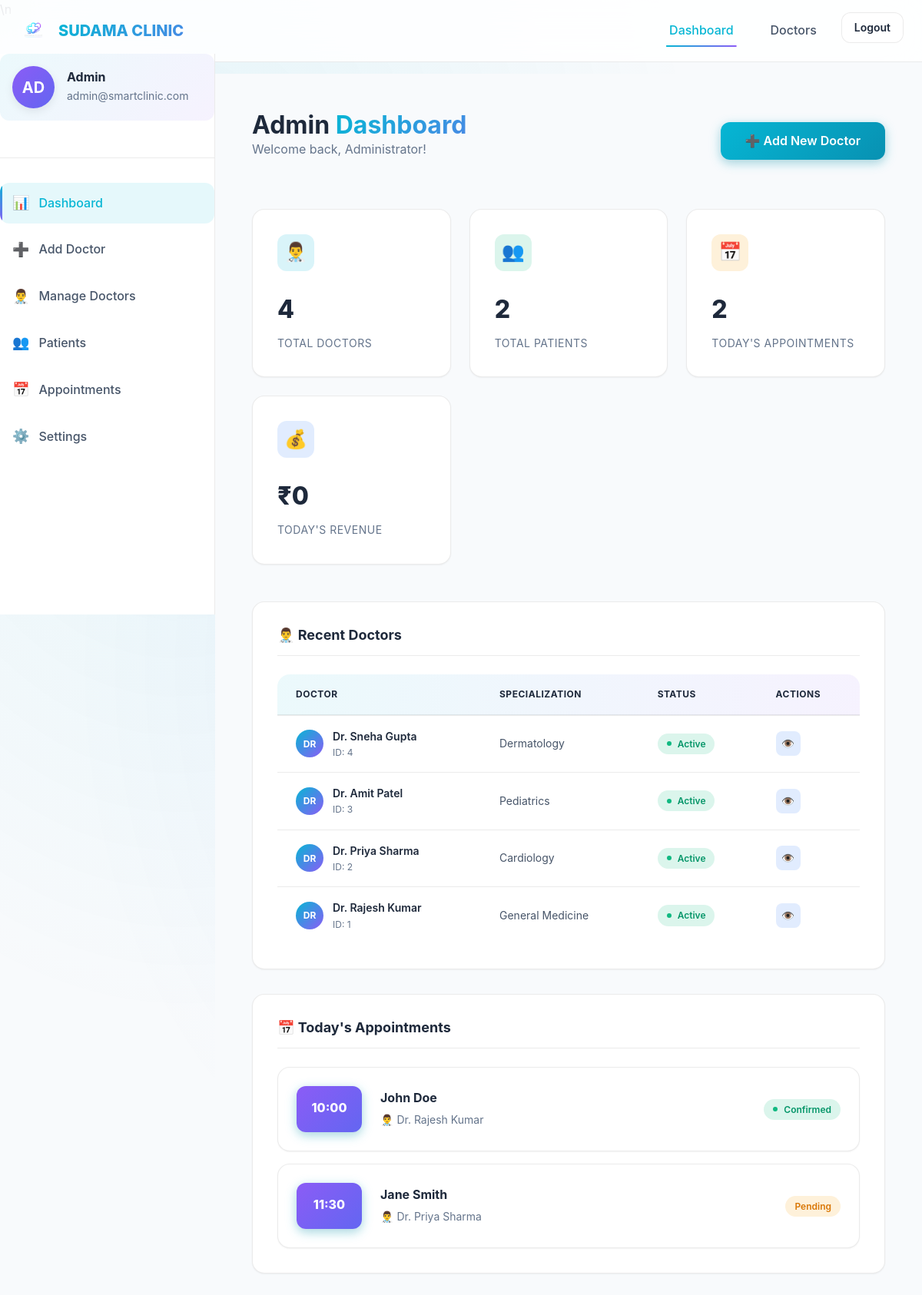
/admin-dashboard.php (signed in), run on the app's committed database.
### tables this page shows
CREATE TABLE IF NOT EXISTS doctors (
    id INT AUTO_INCREMENT PRIMARY KEY,
    user_id INT NOT NULL,
    name VARCHAR(200) NOT NULL,
    phone VARCHAR(20) NOT NULL,
    specialization_id INT,
    qualification VARCHAR(255),
    experience_years INT DEFAULT 0,
    bio TEXT,
    consultation_charge DECIMAL(10,2) DEFAULT 0.00,
    new_case_charge DECIMAL(10,2) DEFAULT 0.00,
    old_case_charge DECIMAL(10,2) DEFAULT 0.00,
    profile_image VARCHAR(255),
    available_days VARCHAR(100) DEFAULT 'Mon,Tue,Wed,Thu,Fri,Sat',
    slot_duration INT DEFAULT 30,
    created_at TIMESTAMP DEFAULT CURRENT_TIMESTAMP,
    updated_at TIMESTAMP DEFAULT CURRENT_TIMESTAMP ON UPDATE CURRENT_TIMESTAMP,
    FOREIGN KEY (user_id) REFERENCES users(id) ON DELETE CASCADE,
    FOREIGN KEY (specialization_id) REFERENCES specializations(id) ON DELETE SET NULL,
    INDEX idx_user_id (user_id),
    INDEX idx_specialization (specialization_id)
);

CREATE TABLE IF NOT EXISTS specializations (
    id INT AUTO_INCREMENT PRIMARY KEY,
    name VARCHAR(100) NOT NULL UNIQUE,
    description TEXT,
    icon VARCHAR(50),
    status ENUM('active', 'inactive') DEFAULT 'active',
    created_at TIMESTAMP DEFAULT CURRENT_TIMESTAMP
);

CREATE TABLE IF NOT EXISTS appointments (
    id INT AUTO_INCREMENT PRIMARY KEY,
    patient_id INT NOT NULL,
    doctor_id INT NOT NULL,
    appointment_date DATE NOT NULL,
    appointment_time TIME NOT NULL,
    end_time TIME,
    appointment_type ENUM('new', 'followup', 'emergency', 'consultation') DEFAULT 'new',
    status ENUM('pending', 'confirmed', 'completed', 'cancelled', 'no-show') DEFAULT 'pending',
    reason TEXT,
    symptoms TEXT,
    charge DECIMAL(10,2) DEFAULT 0.00,
    payment_status ENUM('pending', 'paid', 'refunded') DEFAULT 'pending',
    booked_by ENUM('patient', 'receptionist', 'doctor', 'admin') DEFAULT 'patient',
    notes TEXT,
    cancellation_reason TEXT,
    cancelled_at TIMESTAMP NULL,
    completed_at TIMESTAMP NULL,
    created_at TIMESTAMP DEFAULT CURRENT_TIMESTAMP,
    updated_at TIMESTAMP DEFAULT CURRENT_TIMESTAMP ON UPDATE CURRENT_TIMESTAMP,
    FOREIGN KEY (patient_id) REFERENCES patients(id) ON DELETE CASCADE,
    FOREIGN KEY (doctor_id) REFERENCES doctors(id) ON DELETE CASCADE,
    INDEX idx_patient (patient_id),
    INDEX idx_doctor (doctor_id),
    INDEX idx_date (appointment_date),
    INDEX idx_status (status),
    UNIQUE KEY unique_appointment (doctor_id, appointment_date, appointment_time)
);

CREATE TABLE IF NOT EXISTS patients (
    id INT AUTO_INCREMENT PRIMARY KEY,
    user_id INT NOT NULL,
    first_name VARCHAR(100) NOT NULL,
    last_name VARCHAR(100) NOT NULL,
    phone VARCHAR(20) NOT NULL,
    date_of_birth DATE NOT NULL,
    gender ENUM('male', 'female', 'other', 'prefer-not-to-say') NOT NULL,
    address TEXT,
    city VARCHAR(100),
    state VARCHAR(100),
    pincode VARCHAR(10),
    blood_group VARCHAR(5),
    emergency_contact VARCHAR(20),
    medical_history TEXT,
    allergies TEXT,
    profile_image VARCHAR(255),
    created_at TIMESTAMP DEFAULT CURRENT_TIMESTAMP,
    updated_at TIMESTAMP DEFAULT CURRENT_TIMESTAMP ON UPDATE CURRENT_TIMESTAMP,
    FOREIGN KEY (user_id) REFERENCES users(id) ON DELETE CASCADE,
    INDEX idx_user_id (user_id),
    INDEX idx_phone (phone)
);

### admin-dashboard.php (the view, shortened to what this page needs)
<?php
$db = get_db_connection();
$stmt = $db->query("SELECT COUNT(*) FROM doctors");
$totalDoctors = $stmt->fetchColumn();
$stmt = $db->query("SELECT COUNT(*) FROM patients");
$totalPatients = $stmt->fetchColumn();
$today = date('Y-m-d');
$stmt = $db->prepare("SELECT COUNT(*) FROM appointments WHERE appointment_date = ?");
$stmt->execute([$today]);
$todayAppointmentsCount = $stmt->fetchColumn();
$stmt = $db->prepare("SELECT SUM(charge) FROM appointments WHERE appointment_date = ? AND status IN ('completed')");
$stmt->execute([$today]);
$todayRevenue = $stmt->fetchColumn() ?: 0;
$stmt = $db->query("SELECT d.*, s.name as specialization
                    FROM doctors d
                    LEFT JOIN specializations s ON d.specialization_id = s.id
                    ORDER BY d.id DESC LIMIT 5");
$recentDoctors = $stmt->fetchAll();
$sqlKey = "SELECT a.*, p.first_name, p.last_name, d.name as doctor_name
           FROM appointments a
           JOIN patients p ON a.patient_id = p.id
           JOIN doctors d ON a.doctor_id = d.id
           WHERE a.appointment_date = ?
           ORDER BY a.appointment_time ASC LIMIT 5";
$stmt = $db->prepare($sqlKey);
$stmt->execute([$today]);
$todayAppointments = $stmt->fetchAll();
?>
<!DOCTYPE html>
<html lang="en">
<head>
    <link rel="stylesheet" href="css/styles.css">
    <link rel="stylesheet" href="css/dashboard.css">
    <link rel="stylesheet" href="css/components.css">
\n</head>
<body>
    <nav class="navbar" id="navbar">
        <div class="container navbar-container">
            <a href="index.php" class="navbar-brand">
                <img src="images/logo.png" alt="SUDAMA CLINIC Logo">
                <span class="text-gradient">SUDAMA CLINIC</span>
            </a>
            <ul class="navbar-nav">
                <li><a href="admin-dashboard.php" class="nav-link active">Dashboard</a></li>
                <li><a href="manage-doctors.php" class="nav-link">Doctors</a></li>
                <li><a href="logout.php" class="btn btn-ghost btn-sm">Logout</a></li>
            </ul>
        </div>
    </nav>
    <div class="dashboard-layout">
        <?php include 'includes/admin_sidebar.php'; ?>
        <main class="dashboard-main">
            <div class="page-header">
                <div>
                    <h1>Admin <span class="text-gradient">Dashboard</span></h1>
                    <p style="color: var(--color-text-muted);">Welcome back, <?php echo htmlspecialchars($_SESSION['name']); ?>!</p>
                </div>
                <a href="add-doctor.php" class="btn btn-primary">➕ Add New Doctor</a>
            </div>
            <div class="dashboard-grid">
                <div class="stat-card">
                    <div class="stat-card-header"><div class="stat-icon primary">👨‍⚕️</div></div>
                    <div class="stat-value"><?php echo $totalDoctors; ?></div>
                    <div class="stat-label">Total Doctors</div>
                </div>
                <div class="stat-card">
                    <div class="stat-card-header"><div class="stat-icon success">👥</div></div>
                    <div class="stat-value"><?php echo $totalPatients; ?></div>
                    <div class="stat-label">Total Patients</div>
                </div>
                <div class="stat-card">
                    <div class="stat-card-header"><div class="stat-icon warning">📅</div></div>
                    <div class="stat-value"><?php echo $todayAppointmentsCount; ?></div>
                    <div class="stat-label">Today's Appointments</div>
                </div>
                <div class="stat-card">
                    <div class="stat-card-header"><div class="stat-icon info">💰</div></div>
                    <div class="stat-value">₹<?php echo number_format($todayRevenue); ?></div>
                    <div class="stat-label">Today's Revenue</div>
                </div>
            </div>
            <div class="form-section">
                <h3 class="form-section-title">👨‍⚕️ Recent Doctors</h3>
                <div class="table-container" style="border: none; box-shadow: none;">
                    <table class="clinic-table">
                        <thead>
                            <tr>
                                <th>Doctor</th>
                                <th>Specialization</th>
                                <th>Status</th>
                                <th>Actions</th>
                            </tr>
                        </thead>
                        <tbody>
                            <?php if (count($recentDoctors) > 0): ?>
                                <?php foreach ($recentDoctors as $doc): ?>
                                    <tr>
                                        <td>
                                            <div class="cell-avatar">
                                                <div class="avatar"><?php echo strtoupper(substr($doc['name'], 0, 2)); ?></div>
                                                <div class="info">
                                                    <span class="name"><?php echo htmlspecialchars($doc['name']); ?></span>
                                                    <span class="sub">ID: <?php echo $doc['id']; ?></span>
                                                </div>
                                            </div>
                                        </td>
                                        <td><?php echo htmlspecialchars($doc['specialization'] ?? ''); ?></td>
                                        <td><span class="status-badge status-active">Active</span></td>
                                        <td>
                                            <div class="action-btns">
                                                <a href="manage-doctors.php?id=<?php echo $doc['id']; ?>" class="action-btn action-btn-view">👁️</a>
                                            </div>
                                        </td>
                                    </tr>
                                <?php endforeach; ?>
                            <?php else: ?>
                                <tr><td colspan="4" style="text-align:center;">No doctors found.</td></tr>
                            <?php endif; ?>
                        </tbody>
                    </table>
                </div>
            </div>
            <div class="form-section">
                <h3 class="form-section-title">📅 Today's Appointments</h3>
                <div class="appointments-list">
                    <?php if (count($todayAppointments) > 0): ?>
                        <?php foreach ($todayAppointments as $apt): ?>
                            <div class="appointment-card">
                                <div class="appointment-info">
                                    <div class="appointment-date" style="background: linear-gradient(135deg, #8b5cf6, #6366f1);">
                                        <div class="appointment-day" style="font-size: 1rem;"><?php echo date('H:i', strtotime($apt['appointment_time'])); ?></div>
                                    </div>
                                    <div class="appointment-details">
                                        <h4><?php echo htmlspecialchars($apt['first_name'] . ' ' . $apt['last_name']); ?></h4>
                                        <p>👨‍⚕️ <?php echo htmlspecialchars($apt['doctor_name']); ?></p>
                                    </div>
                                </div>
                                <div class="appointment-actions">
                                    <span class="status-badge status-<?php echo strtolower($apt['status']); ?>"><?php echo htmlspecialchars($apt['status']); ?></span>
                                </div>
                            </div>
                        <?php endforeach; ?>
                    <?php endif; ?>
                </div>
            </div>
        </main>
    </div>
</body>
</html>

### css/dashboard.css (style rules this page uses)
.dashboard-main { padding: var(--spacing-2xl); min-height: calc(100vh - 70px); animation: fadeIn 0.5s ease-out; }
.dashboard-grid { display: grid; grid-template-columns: repeat(auto-fit, minmax(280px, 1fr)); gap: var(--spacing-xl); margin-bottom: var(--spacing-2xl); }
.stat-card { background: var(--color-bg-secondary); border: 1px solid var(--glass-border); border-radius: var(--border-radius-lg); padding: var(--spacing-xl); transition: all var(--transition-spring); box-shadow: var(--shadow-sm); position: relative; overflow: hidden; }
.stat-card::before { content: ''; position: absolute; top: 0; left: 0; right: 0; height: 3px; background: linear-gradient(90deg, var(--primary-start), var(--secondary-start)); transform: scaleX(0); transition: transform var(--transition-base); transform-origin: left; }
.stat-card:nth-child(1) { animation: slideUp 0.5s ease-out 0.1s backwards; }
.stat-card:nth-child(2) { animation: slideUp 0.5s ease-out 0.2s backwards; }
.stat-card:nth-child(3) { animation: slideUp 0.5s ease-out 0.3s backwards; }
.stat-card:nth-child(4) { animation: slideUp 0.5s ease-out 0.4s backwards; }
.stat-card-header { display: flex; justify-content: space-between; align-items: center; margin-bottom: var(--spacing-lg); }
.stat-icon { width: 55px; height: 55px; border-radius: var(--border-radius-md); display: flex; align-items: center; justify-content: center; font-size: var(--font-size-2xl); transition: all var(--transition-base); }
.stat-icon.primary { background: linear-gradient(135deg, rgba(6, 182, 212, 0.15), rgba(6, 182, 212, 0.05)); color: var(--primary-start); }
.stat-icon.success { background: linear-gradient(135deg, rgba(16, 185, 129, 0.15), rgba(16, 185, 129, 0.05)); color: var(--accent-success); }
.stat-icon.warning { background: linear-gradient(135deg, rgba(245, 158, 11, 0.15), rgba(245, 158, 11, 0.05)); color: var(--accent-warning); }
.stat-icon.info { background: linear-gradient(135deg, rgba(59, 130, 246, 0.15), rgba(59, 130, 246, 0.05)); color: var(--accent-info); }
.stat-value { font-size: var(--font-size-4xl); font-weight: 800; font-family: var(--font-family-heading); margin-bottom: var(--spacing-xs); color: var(--color-text-primary); }
.stat-label { color: var(--color-text-secondary); font-size: var(--font-size-sm); text-transform: uppercase; letter-spacing: 0.5px; }
.appointments-list { display: flex; flex-direction: column; gap: var(--spacing-lg); }
.appointment-card { background: var(--color-bg-secondary); border: 1px solid var(--glass-border); border-radius: var(--border-radius-lg); padding: var(--spacing-xl); display: flex; justify-content: space-between; align-items: center; transition: all var(--transition-spring); box-shadow: var(--shadow-sm); }
.appointment-info { display: flex; gap: var(--spacing-lg); align-items: center; }
.appointment-date { background: linear-gradient(135deg, var(--primary-start), var(--primary-end)); color: white; padding: var(--spacing-md); border-radius: var(--border-radius-md); text-align: center; min-width: 85px; box-shadow: var(--shadow-md), 0 4px 15px rgba(6, 182, 212, 0.3); }
.appointment-day { font-size: var(--font-size-3xl); font-weight: 800; line-height: 1; margin-bottom: 0.25rem; }
.appointment-details h4 { font-size: var(--font-size-lg); margin-bottom: 0.5rem; color: var(--color-text-primary); }
.appointment-details p { color: var(--color-text-muted); font-size: var(--font-size-sm); margin: 0.25rem 0; }
.appointment-actions { display: flex; gap: var(--spacing-sm); }

### data on the page
doctors: name "DR", name "Dr. Sneha Gupta", id "4", specialization.name "Dermatology"
doctors: name "DR", name "Dr. Amit Patel", id "3", specialization.name "Pediatrics"
doctors: name "DR", name "Dr. Priya Sharma", id "2", specialization.name "Cardiology"
doctors: name "DR", name "Dr. Rajesh Kumar", id "1", specialization.name "General Medicine"
appointments: appointment_time "10:00", patient.last_name "John Doe", doctor.name "Dr. Rajesh Kumar", status "Confirmed"
appointments: appointment_time "11:30", patient.last_name "Jane Smith", doctor.name "Dr. Priya Sharma", status "Pending"

### other printed values
substr($_SESSION['role'] ?? 'A', 0, 2) "AD"
$_SESSION['role'] "Admin"
$_SESSION['email'] "admin@smartclinic.com"
$_SESSION['name'] "Administrator"
$totalDoctors "4"
$totalPatients "2"
$todayAppointmentsCount "2"
$todayRevenue "0"
